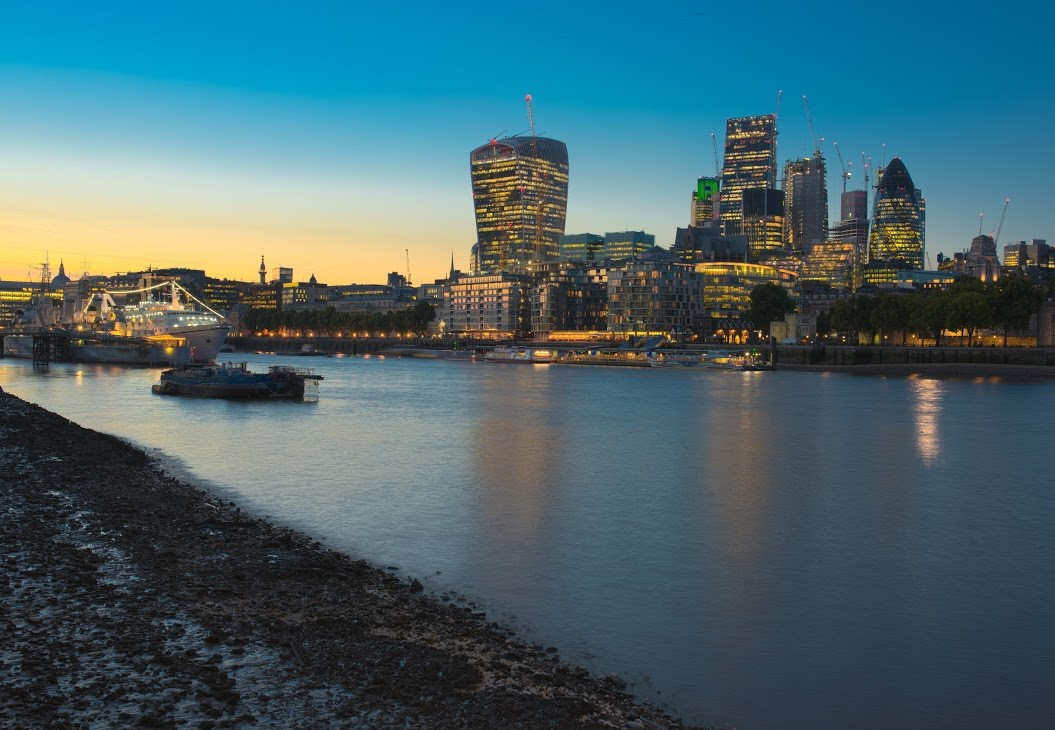
#> input picture week6/examples/london.jpg, 1055 x 730 px
$ python week6_program4.py
#> lines starting #> are read from the running program, lines starting #| are printed output that depends on the picture
# Week6, Program4

from PIL import Image

myimage = Image.open("london.jpg")
#> myimage is the input picture: PIL image 1055x730 RGB; mean R, G, B 71.4, 101.1, 109
turned_image = myimage.rotate(180)
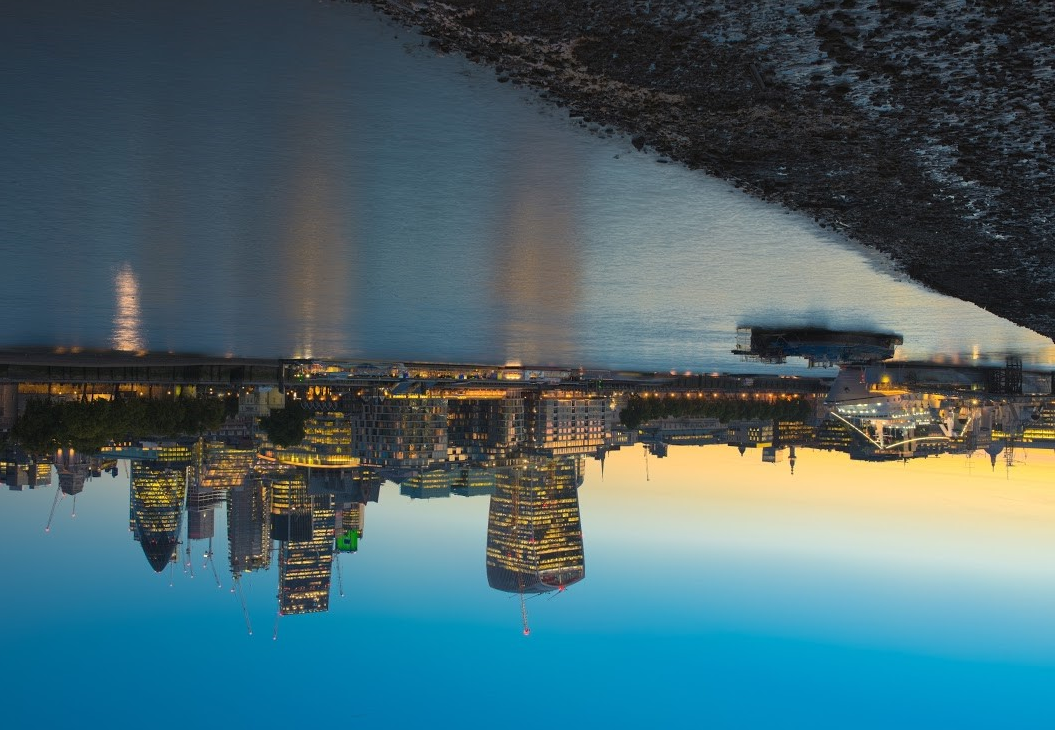
#> turned_image: PIL image 1055x730 RGB; mean R, G, B 71.4, 101.1, 109
turned_image.show()
